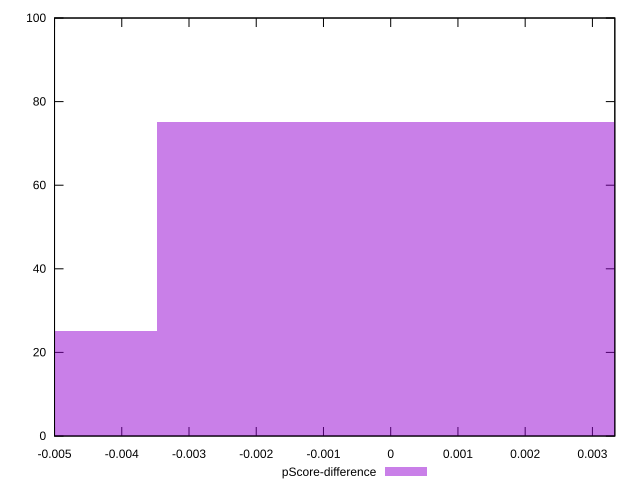

The script that saved this image:
reset

$pScoreDifference <<EOF
-0.006943876641974982 25
0 75
EOF

set key outside below
set boxwidth 0.006943876641974982
set xrange [-0.0050000000000000044:0.0033333333333332993]
set yrange [0:100]
set trange [0:100]
set style fill transparent solid 0.5 noborder
set terminal svg size 640, 490 enhanced background rgb 'white'
set output "report_00018_2021-02-10T15-25-16.877Z/unused-css-rules/samples/pages/pScore-difference/histogram.svg"

plot $pScoreDifference title "pScore-difference" with boxes

reset
